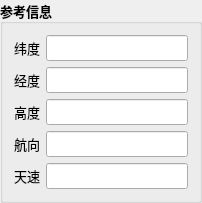
         <widget class="QGroupBox" name="groupBox_12">
          <property name="font">
           <font>
            <family>微软雅黑</family>
            <pointsize>10</pointsize>
            <weight>75</weight>
            <bold>true</bold>
           </font>
          </property>
          <property name="title">
           <string>参考信息</string>
          </property>
          <layout class="QGridLayout" name="gridLayout_51">
           <item row="1" column="0">
            <widget class="QLabel" name="label_47">
             <property name="maximumSize">
              <size>
               <width>59</width>
               <height>16777215</height>
              </size>
             </property>
             <property name="font">
              <font>
               <family>微软雅黑</family>
               <pointsize>10</pointsize>
               <weight>50</weight>
               <bold>false</bold>
              </font>
             </property>
             <property name="text">
              <string>经度</string>
             </property>
            </widget>
           </item>
           <item row="5" column="1">
            <widget class="QLineEdit" name="lineEdit_53">
             <property name="font">
              <font>
               <family>微软雅黑</family>
               <pointsize>10</pointsize>
               <weight>75</weight>
               <bold>true</bold>
              </font>
             </property>
             <property name="readOnly">
              <bool>true</bool>
             </property>
            </widget>
           </item>
           <item row="1" column="1">
            <widget class="QLineEdit" name="lineEdit_25">
             <property name="font">
              <font>
               <family>微软雅黑</family>
               <pointsize>10</pointsize>
               <weight>75</weight>
               <bold>true</bold>
              </font>
             </property>
             <property name="readOnly">
              <bool>true</bool>
             </property>
            </widget>
           </item>
           <item row="3" column="1">
            <widget class="QLineEdit" name="lineEdit_26">
             <property name="font">
              <font>
               <family>微软雅黑</family>
               <pointsize>10</pointsize>
               <weight>75</weight>
               <bold>true</bold>
              </font>
             </property>
             <property name="readOnly">
              <bool>true</bool>
             </property>
            </widget>
           </item>
           <item row="0" column="1">
            <widget class="QLineEdit" name="lineEdit_24">
             <property name="font">
              <font>
               <family>微软雅黑</family>
               <pointsize>10</pointsize>
               <weight>75</weight>
               <bold>true</bold>
              </font>
             </property>
             <property name="readOnly">
              <bool>true</bool>
             </property>
            </widget>
           </item>
           <item row="5" column="0">
            <widget class="QLabel" name="label_74">
             <property name="maximumSize">
              <size>
               <width>59</width>
               <height>16777215</height>
              </size>
             </property>
             <property name="font">
              <font>
               <family>微软雅黑</family>
               <pointsize>10</pointsize>
               <weight>50</weight>
               <bold>false</bold>
              </font>
             </property>
             <property name="text">
              <string>天速</string>
             </property>
            </widget>
           </item>
           <item row="3" column="0">
            <widget class="QLabel" name="label_48">
             <property name="maximumSize">
              <size>
               <width>59</width>
               <height>16777215</height>
              </size>
             </property>
             <property name="font">
              <font>
               <family>微软雅黑</family>
               <pointsize>10</pointsize>
               <weight>50</weight>
               <bold>false</bold>
              </font>
             </property>
             <property name="text">
              <string>航向</string>
             </property>
            </widget>
           </item>
           <item row="0" column="0">
            <widget class="QLabel" name="label_46">
             <property name="maximumSize">
              <size>
               <width>59</width>
               <height>16777215</height>
              </size>
             </property>
             <property name="font">
              <font>
               <family>微软雅黑</family>
               <pointsize>10</pointsize>
               <weight>50</weight>
               <bold>false</bold>
              </font>
             </property>
             <property name="text">
              <string>纬度</string>
             </property>
            </widget>
           </item>
           <item row="2" column="0">
            <widget class="QLabel" name="label_68">
             <property name="maximumSize">
              <size>
               <width>59</width>
               <height>16777215</height>
              </size>
             </property>
             <property name="font">
              <font>
               <family>微软雅黑</family>
               <pointsize>10</pointsize>
               <weight>50</weight>
               <bold>false</bold>
              </font>
             </property>
             <property name="text">
              <string>高度</string>
             </property>
            </widget>
           </item>
           <item row="2" column="1">
            <widget class="QLineEdit" name="lineEdit_48">
             <property name="font">
              <font>
               <family>微软雅黑</family>
               <pointsize>10</pointsize>
               <weight>75</weight>
               <bold>true</bold>
              </font>
             </property>
             <property name="readOnly">
              <bool>true</bool>
             </property>
            </widget>
           </item>
          </layout>
         </widget>
